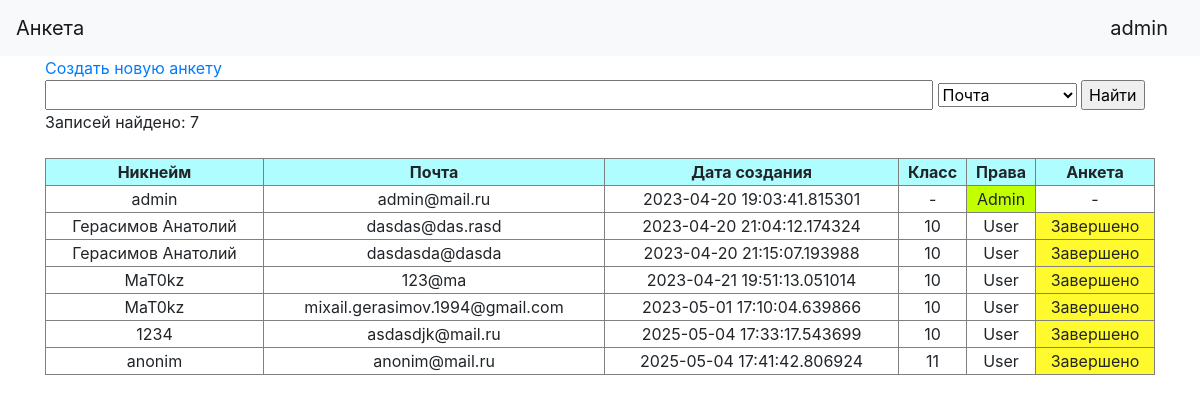
Page /admin_panel (signed in) on the committed database.
### data/users.py (models this page shows, shortened)
class User(SqlAlchemyBase, UserMixin, SerializerMixin):
    __tablename__ = 'users'
    answers = orm.relationship('Answers', back_populates='user')
    id = sqlalchemy.Column(sqlalchemy.Integer,
                           primary_key=True, autoincrement=True)
    name = sqlalchemy.Column(sqlalchemy.String, nullable=True)
    email = sqlalchemy.Column(sqlalchemy.String,
                              index=True)
    hashed_password = sqlalchemy.Column(sqlalchemy.String, nullable=True)
    created_date = sqlalchemy.Column(sqlalchemy.DateTime,
                                     default=datetime.datetime.now)
    special_rights = sqlalchemy.Column(sqlalchemy.Integer, default=0)
    user_class = sqlalchemy.Column(sqlalchemy.String, default='10')

### main.py (the view, shortened to what this page needs)
@app.route('/admin_panel', methods=['GET', 'POST'])
@login_required
def admin_panel():
    if current_user.is_authenticated:
        form = AdminForm()
        db_sess = db_session.create_session()
        user = db_sess.query(User).filter(current_user.get_id() == User.id).first()
        if user.special_rights == 0:
            return redirect('/question')
        sp = []
        for elem in db_sess.query(User).all():
            sp.append((elem, db_sess.query(Answers).filter(elem.id == Answers.user_id).first()))
        return render_template('admin panel.html', form=form, users=sp, title='Админская панель', lenght=len(sp))

### forms/user.py
class AdminForm(FlaskForm):
    search_choose = SelectField('Фильтр', choices=['Никнейм', 'Почта', 'Дата создания', 'Класс', 'Права', 'Анкета'], default='Почта')
    search_field = StringField('Поиск')
    submit = SubmitField('Найти')

### data/db_session.py (called while the page is built)
def create_session() -> Session:
    global __factory
    return __factory()

### main.py (called while the page is built)
@login_manager.user_loader
def load_user(user_id):
    db_sess = db_session.create_session()
    return db_sess.query(User).get(user_id)

### templates/admin panel.html (shortened to what this page needs)
{% extends "base.html" %}
{% block content %}
<form action="" method="post">
    <a href="/new_form">Создать новую анкету</a>
    <div>
        <div>
            {{ form.search_field(class="line") }}
            {{ form.search_choose }}
            {{ form.submit }}
        </div>
        <div>
            Записей найдено: {{ lenght }}
        </div>
        <br>
        <table>
            <tr colspan="5" style="text-align:center" bgcolor="#affdff">
                <th>Никнейм</th>
                <th>Почта</th>
                <th>Дата создания</th>
                <th>Класс</th>
                <th>Права</th>
                <th>Анкета</th>
            </tr>
            {% for user, answer in users %}
                <tr colspan="5" style="text-align:center">
                    <td>{{ user.name }}</td>
                    <td>{{ user.email }}</td>
                    <td>{{ user.created_date }}</td>
                    {% if user.special_rights == 0 %}
                        <td>{{ user.user_class }}</td>
                    {% elif user.special_rights == 1 %}
                        <td>-</td>
                    {% endif %}
                    {% if user.special_rights == 0 %}
                        <td>User</td>
                    {% elif user.special_rights == 1 %}
                        <td bgcolor="#c2ff00">Admin</td>
                    {% endif %}
                    {% if answer.completed == 0 %}
                        <td>Начато</td>
                    {% elif answer.completed == 1 %}
                        <td bgcolor="#fffa2e">Завершено</td>
                    {% elif not answer.completed %}
                        <td>-</td>
                    {% endif %}
                </tr>
            {% endfor %}
        </table>
    </div>
</form>
{% endblock %}

### templates/base.html (shortened to what this page needs)
<!doctype html>
<html lang="en">
<head>
    <link rel="stylesheet"
          href="https://stackpath.bootstrapcdn.com/bootstrap/4.4.1/css/bootstrap.min.css"
>
</head>
<body>
<header>
    <nav class="navbar navbar-light bg-light">
        <a class="navbar-brand" href="#">Анкета</a>
        {% if current_user.is_authenticated %}
            <a class="navbar-brand" href="/logout">{{ current_user.name }}</a>
        {% endif %}
    </nav>
</header>
<main role="main" class="container">
    {% block content %}{% endblock %}
</main>
</body>
</html>

### templates/base.html (style rules this page uses)
table { border: 1px solid grey; width: 100%; }
th { border: 1px solid grey; }
td { border: 1px solid grey; }
.line { width: 80%; }

### rows in the picture
User: name "admin", email "admin@mail.ru", created_date "2023-04-20 19:03:41.815301", special_rights "Admin"
User: name "Герасимов Анатолий", email "dasdas@das.rasd", created_date "2023-04-20 21:04:12.174324", user_class "10", special_rights "User", shows "Завершено"
User: name "Герасимов Анатолий", email "dasdasda@dasda", created_date "2023-04-20 21:15:07.193988", user_class "10", special_rights "User", shows "Завершено"
User: name "MaT0kz", email "123@ma", created_date "2023-04-21 19:51:13.051014", user_class "10", special_rights "User", shows "Завершено"
User: name "MaT0kz", email "mixail.gerasimov.1994@gmail.com", created_date "2023-05-01 17:10:04.639866", user_class "10", special_rights "User", shows "Завершено"
User: name "1234", email "asdasdjk@mail.ru", created_date "2025-05-04 17:33:17.543699", user_class "10", special_rights "User", shows "Завершено"
User: name "anonim", email "anonim@mail.ru", created_date "2025-05-04 17:41:42.806924", user_class "11", special_rights "User", shows "Завершено"

### other values in the picture
{{ lenght }} "7"
